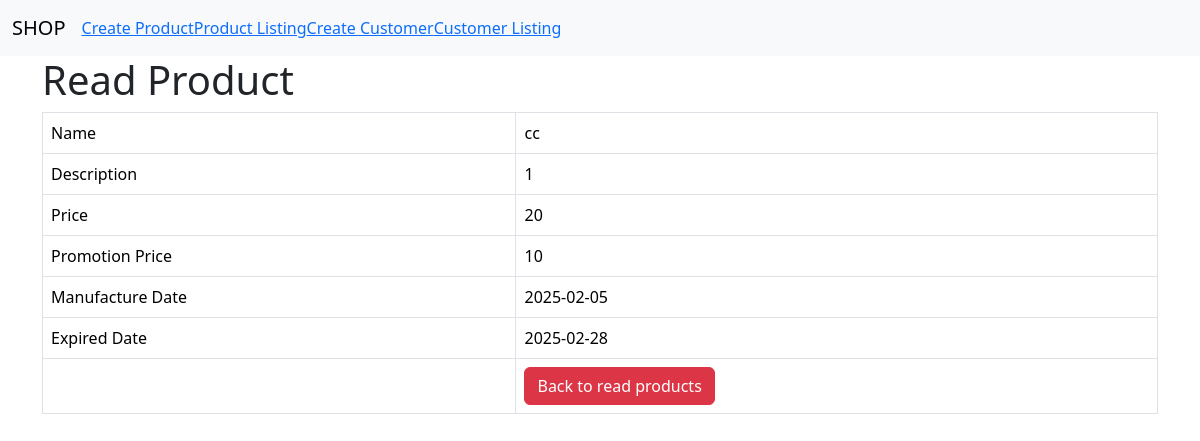
Screenshot of /product_details.php?id=9 with the database file from the repository.
### tables this page shows
CREATE TABLE IF NOT EXISTS `products` (
  `manufacture_date` date NOT NULL,
  `expired_date` date NOT NULL,
  `id` int NOT NULL AUTO_INCREMENT,
  `name` varchar(128) NOT NULL,
  `description` text NOT NULL,
  `product_cat` varchar(50) NOT NULL,
  `price` double NOT NULL,
  `promotion_price` int NOT NULL,
  `created` datetime NOT NULL,
  `modified` timestamp NOT NULL DEFAULT CURRENT_TIMESTAMP ON UPDATE CURRENT_TIMESTAMP,
  PRIMARY KEY (`id`)
);

### product_details.php (the view, shortened to what this page needs)
<!DOCTYPE HTML>
<html>
<head>
    <link href="https://cdn.jsdelivr.net/npm/bootstrap@5.3.3/dist/css/bootstrap.min.css" rel="stylesheet">
</head>
<body>
    <?php include 'menu.php'; ?>
    <div class="container">
        <div class="page-header">
            <h1>Read Product</h1>
        </div>
        <?php
        $id = isset($_GET['id']) ? $_GET['id'] : die('ERROR: Record ID not found.');
        include 'config/database.php';
        try {
            $query = "SELECT id, name, description, price, promotion_price, manufacture_date, expired_date FROM products WHERE id = ? LIMIT 0,1";
            $stmt = $con->prepare($query);
            $stmt->bindParam(1, $id);
            $stmt->execute();
            $row = $stmt->fetch(PDO::FETCH_ASSOC);
            $name = $row['name'];
            $description = $row['description'];
            $price = $row['price'];
            $promotion_price = $row['promotion_price'];
            $manufacture_date = $row['manufacture_date'];
            $expired_date = $row['expired_date'];
        }
        catch (PDOException $exception) {
            die('ERROR: ' . $exception->getMessage());
        }
        ?>
        <table class='table table-hover table-responsive table-bordered'>
            <tr>
                <td>Name</td>
                <td><?php echo $name;  ?></td>
            </tr>
            <tr>
                <td>Description</td>
                <td><?php echo $description;  ?></td>
            </tr>
            <tr>
                <td>Price</td>
                <td><?php echo $price;  ?></td>
            </tr>
            <tr>
                <td>Promotion Price</td>
                <td><?php echo !empty($promotion_price) ? $promotion_price : 'N/A';  ?></td>
            </tr>
            <tr>
                <td>Manufacture Date</td>
                <td><?php echo !empty($manufacture_date) ? date('Y-m-d', strtotime($manufacture_date)) : 'N/A';  ?></td>
            </tr>
            <tr>
                <td>Expired Date</td>
                <td><?php echo !empty($expired_date) ? date('Y-m-d', strtotime($expired_date)) : 'N/A';  ?></td>
            </tr>
            <tr>
                <td></td>
                <td>
                    <a href='index.php' class='btn btn-danger'>Back to read products</a>
                </td>
            </tr>
        </table>
    </div>
</body>
</html>

### rows the page displays
products: name "cc", description "1", price "20", promotion_price "10", manufacture_date "2025-02-05", expired_date "2025-02-28"
